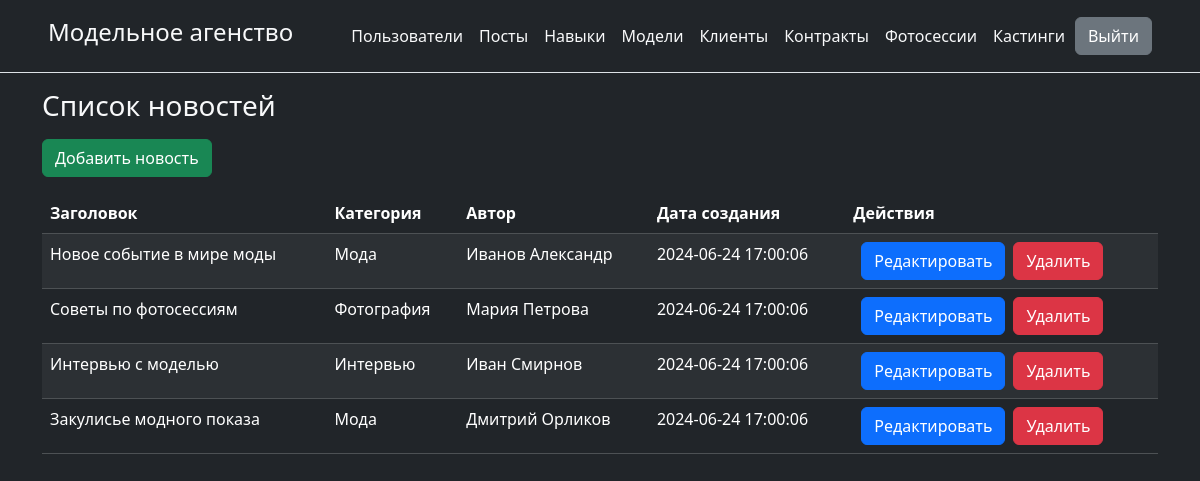
Screenshot of /admin/posts/index.php (signed in) with the database file from the repository.
### tables this page shows
CREATE TABLE `posts` (
  `post_id` int NOT NULL,
  `title` varchar(255) NOT NULL,
  `image_path` varchar(255) DEFAULT NULL,
  `main_text` text,
  `category` varchar(255) NOT NULL,
  `user_id` int DEFAULT NULL,
  `created_at` timestamp NOT NULL DEFAULT CURRENT_TIMESTAMP
);

CREATE TABLE `users` (
  `user_id` int NOT NULL,
  `email` varchar(255) NOT NULL,
  `phone_number` varchar(20) DEFAULT NULL,
  `date_of_birth` date DEFAULT NULL,
  `full_name` varchar(255) DEFAULT NULL,
  `password` varchar(255) NOT NULL,
  `registration_date` timestamp NULL DEFAULT CURRENT_TIMESTAMP,
  `is_admin` tinyint(1) DEFAULT '0'
);

### admin/posts/index.php (the view, shortened to what this page needs)
<?php
include '../header.php';
require_once '../database_connection.php';
try {
	$stmt = $pdo->prepare("
        SELECT p.post_id, p.title, p.category, p.created_at, u.full_name
        FROM posts p
        JOIN users u ON p.user_id = u.user_id
        ORDER BY p.created_at DESC
    ");
	$stmt->execute();
	$posts = $stmt->fetchAll(PDO::FETCH_ASSOC);
} catch (PDOException $e) {
	echo "Ошибка при получении списка постов: " . $e->getMessage();
}
?>
<body class="bg-dark text-light">
<div class="container">
	<h3 class="text-light my-3">Список новостей</h3>
	<a href="create_post.php" class="btn btn-success mb-3">Добавить новость</a>
	<table class="table table-striped table-dark">
		<thead>
		<tr>
			<th>Заголовок</th>
			<th>Категория</th>
			<th>Автор</th>
			<th>Дата создания</th>
			<th>Действия</th>
		</tr>
		</thead>
		<tbody>
	<?php foreach ($posts as $post): ?>
			<tr>
				<td><?php echo $post['title']; ?></td>
				<td><?php echo $post['category']; ?></td>
				<td><?php echo $post['full_name']; ?></td>
				<td><?php echo $post['created_at']; ?></td>
				<td>
					<div class="btn-group" role="group">
						<form method="GET" action="edit_post.php" class="mx-2">
							<input type="submit" class="btn btn-primary" value="Редактировать">
						</form>
						<form method="POST" action="delete_post.php" onsubmit="return confirm('Вы уверены, что хотите удалить этот пост?');">
							<input type="submit" class="btn btn-danger" value="Удалить">
						</form>
					</div>
				</td>
			</tr>
	<?php endforeach; ?>
		</tbody>
	</table>
</div>
</body>
</html>

### rows the page displays
posts: title "Новое событие в мире моды", category "Мода", user.full_name "Иванов Александр", created_at "2024-06-24 17:00:06"
posts: title "Советы по фотосессиям", category "Фотография", user.full_name "Мария Петрова", created_at "2024-06-24 17:00:06"
posts: title "Интервью с моделью", category "Интервью", user.full_name "Иван Смирнов", created_at "2024-06-24 17:00:06"
posts: title "Закулисье модного показа", category "Мода", user.full_name "Дмитрий Орликов", created_at "2024-06-24 17:00:06"
